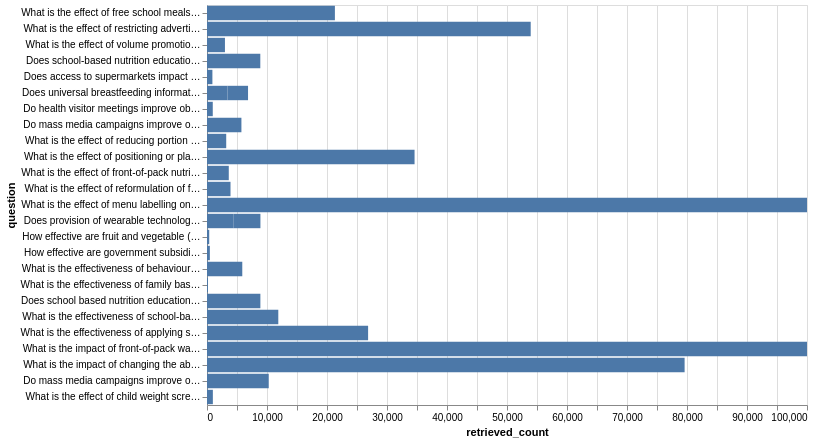

The code cell stored with this chart in its notebook:
### Code cell
fig = (
    alt.Chart(baseline_df)
    .mark_bar()
    .encode(
        x=alt.X("retrieved_count:Q", scale=alt.Scale(domain=[0, 100_000], clamp=True)),
        # sort by id number
        y=alt.Y("question:N", sort=alt.EncodingSortField(
            field="identifier_no",
            order="ascending"
        )),
        tooltip = [
            alt.Tooltip("identifier:N", title="Question ID"),
            alt.Tooltip("question:N", title="Question"),
            alt.Tooltip("retrieved_count:Q", title="Retrieved count"),
            alt.Tooltip("boolean_query:N", title="Boolean query"),
    ])
    .properties(
        width=600,
        height=400,
    )
)
fig

### Figure 1 — Vega-Lite specification as saved in the notebook (floating-point values rounded to 4 significant figures)
{"config": {"view": {"continuousWidth": 300, "continuousHeight": 300}}, "data": {"name": "data-9ced211bd796a7336ee485c253e9b57f"}, "mark": {"type": "bar"}, "encoding": {"tooltip": [{"field": "identifier", "title": "Question ID", "type": "nominal"}, {"field": "question", "title": "Question", "type": "nominal"}, {"field": "retrieved_count", "title": "Retrieved count", "type": "quantitative"}, {"field": "boolean_query", "title": "Boolean query", "type": "nominal"}], "x": {"field": "retrieved_count", "scale": {"clamp": true, "domain": [0, 100000]}, "type": "quantitative"}, "y": {"field": "question", "sort": {"field": "identifier_no", "order": "ascending"}, "type": "nominal"}}, "height": 400, "width": 600, "$schema": "https://vega.github.io/schema/vega-lite/v5.20.1.json", "datasets": {"data-9ced211bd796a7336ee485c253e9b57f": [{"question": "What is the effect of free school meals on obesity and calorie consumption?", "generator": "use_baseline_query", "prompt": "policy_atlas_v2", "model": "baseline", "temperature": 0, "run": 1, "error": null, "error_stage": null, "boolean_query": "(school  AND  (meal OR dinner OR food))  AND  ((\"Energy Intake\" OR \"Calorie consumption\" OR Calori* OR \"Calories consumed\" OR \"Calorie intake\" OR \"Caloric intake\" OR Energy OR \"Food consum*\" OR kcal OR kj) OR (Obesity OR overweight OR \"over-weight\" OR Weight OR BMI OR \"body composition\")) ", "n_tokens": 46, "n_elements": 20, "llm_latency_s": 4.662e-05, "query_latency_s": 0.3685, "retrieved_count": 21317, "retrieved_total": 21317, "identifier": "reference_0", "identifier_no": 0}, {"question": "What is the effect of restricting advertising of unhealthy food and drink on calorie consumption or obesity outcomes in adults or children?", "generator": "use_baseline_query", "prompt": "policy_atlas_v2", "model": "baseline", "temperature": 0, "run": 1, "error": null, "error_stage": null, "boolean_query": "(Advert* OR Marketing OR Commercial* OR Promotion*)  AND  (Food* OR Foodstuff* OR Snack* OR Nutrition* OR Diet OR \"Food and Beverages\" OR \"Food Preferences\" OR \"Diet Food and Nutrition\" OR \"Fast Foods\")  AND  ((\"Calorie consumption\" OR Calori* OR \"Calories consumed\" OR \"Calorie intake\" OR \"Caloric intake\" OR Energy OR \"Energy Intake\" OR \"Food consumption\" OR \"Food consumed\" OR Weight OR BMI OR \"weight loss\" OR kcal OR kj) OR (obesity OR overweight OR \"over-weight\" OR BMI OR \"body weight\" OR bodyweight OR \"Body mass index\")) ", "n_tokens": 85, "n_elements": 34, "llm_latency_s": 1.392e-05, "query_latency_s": 0.4826, "retrieved_count": 53951, "retrieved_total": 53951, "identifier": "reference_1", "identifier_no": 1}, {"question": "What is the effect of volume promotions on purchasing, obesity and calorie consumption ", "generator": "use_baseline_query", "prompt": "policy_atlas_v2", "model": "baseline", "temperature": 0, "run": 1, "error": null, "error_stage": null, "boolean_query": "(multipack* OR \"multi-buy\" OR multibuy OR \"multi-unit\" OR multiunit OR \"multi unit\" OR \"multi buy\" OR \"multi pack\" OR \"buy one get one free\" OR \"buy-one-get-one-free\" OR \"three for two\" OR \"3 for 2\" OR \"combination offer\" OR \"linked offer\" OR \"volume promotion\" OR \"volume discount\")  AND  ((\"Food and Beverages\" OR \"Food Preferences\" OR \"Diet Food and Nutrition\" OR \"Fast Foods\" OR Food* OR Foodstuff* OR Snack* OR Nutrition* OR Diet) OR (purchas* OR buy OR buying OR sale*) OR (\"Energy Intake\" OR \"Calorie consumption\" OR Calori* OR \"Calories consumed\" OR \"Calorie intake\" OR \"Caloric intake\" OR Energy OR \"Food consum*\" OR kcal OR kj))  AND  (Obesity OR overweight OR \"over-weight\" OR Weight OR BMI OR \"body composition\") ", "n_tokens": 118, "n_elements": 45, "llm_latency_s": 6.712e-05, "query_latency_s": 0.6342, "retrieved_count": 2992, "retrieved_total": 2992, "identifier": "reference_2", "identifier_no": 2}, {"question": "Does universal breastfeeding information provision improve health outcomes for mothers and infants?", "generator": "use_baseline_query", "prompt": "policy_atlas_v2", "model": "baseline", "temperature": 0, "run": 1, "error": null, "error_stage": null, "boolean_query": "(Breastfeed* OR \"Breast feed\" OR Breastfeeding* OR Breastfed OR \"infant feed*\" OR \"Formula feed*\" OR \"infant formula\" OR \"infant food\")  AND  (Information* OR Education* OR Guidance* OR Knowledge* OR \"Health Knowledge Attitudes Practice\" OR \"Information Seeking Behavior\")  AND  (obesity OR overweight OR \"over-weight\" OR BMI OR \"body weight\" OR bodyweight OR \"Body mass index\") ", "n_tokens": 54, "n_elements": 21, "llm_latency_s": 1.467e-05, "query_latency_s": 0.3139, "retrieved_count": 3420, "retrieved_total": 3420, "identifier": "reference_3", "identifier_no": 3}, {"question": "Does school-based nutrition education provision improve obesity and weight outcomes in children and adolescents?\n", "generator": "use_baseline_query", "prompt": "policy_atlas_v2", "model": "baseline", "temperature": 0, "run": 1, "error": null, "error_stage": null, "boolean_query": "(School OR \"school based\" OR \"school-based\" OR \"school based intervention*\" OR \"elementary school\" OR \"secondary school\")  AND  (Education OR lesson* OR class* OR tutorial OR session*)  AND  (Nutrition* OR Food* OR Knowledge* OR \"Nutrition education\" OR \"healthy eating\" OR FNLIT OR \"food and nutrition literacy\" OR \"food literacy\" OR \"Diet Food and Nutrition\")  AND  (obesity OR overweight OR \"over-weight\" OR BMI OR \"body weight\" OR bodyweight OR \"Body mass index\") ", "n_tokens": 70, "n_elements": 27, "llm_latency_s": 1.733e-05, "query_latency_s": 0.42, "retrieved_count": 8884, "retrieved_total": 8884, "identifier": "reference_4", "identifier_no": 4}, {"question": "Does access to supermarkets impact obesity and weight outcomes?", "generator": "use_baseline_query", "prompt": "policy_atlas_v2", "model": "baseline", "temperature": 0, "run": 1, "error": null, "error_stage": null, "boolean_query": "(supermarket OR \"food environment\" OR \"grocery store\" OR \"retail food environment\")  AND  (access* OR zoning* OR \"Access to Healthy Foods\")  AND  (obesity OR overweight OR \"over-weight\" OR BMI OR \"body weight\" OR bodyweight OR \"Body mass index\") ", "n_tokens": 37, "n_elements": 14, "llm_latency_s": 1.629e-05, "query_latency_s": 0.3999, "retrieved_count": 900, "retrieved_total": 900, "identifier": "reference_5", "identifier_no": 5}, {"question": "Do health visitor meetings improve obesity and weight outcomes for mothers and infants?", "generator": "use_baseline_query", "prompt": "policy_atlas_v2", "model": "baseline", "temperature": 0, "run": 1, "error": null, "error_stage": null, "boolean_query": "(\"health visitor\" OR \"community nurse*\" OR \"health visit*\" OR \"perinatal visit*\" OR \"prenatal visit*\" OR \"clinic visit*\" OR appointment* OR \"health check\" OR \"Nurses Community Health\" OR \"Community Health Workers\")  AND  (Nutrition* OR Food* OR Knowledge* OR \"Nutrition education\" OR \"healthy eating\" OR FNLIT OR \"food and nutrition literacy\" OR \"food literacy\" OR \"Diet Food and Nutrition\")  AND  (obesity OR overweight OR \"over-weight\") ", "n_tokens": 63, "n_elements": 22, "llm_latency_s": 1.312e-05, "query_latency_s": 0.3145, "retrieved_count": 961, "retrieved_total": 961, "identifier": "reference_6", "identifier_no": 6}, {"question": "Does provision of wearable technology improve obesity outcomes for mothers and children?", "generator": "use_baseline_query", "prompt": "policy_atlas_v2", "model": "baseline", "temperature": 0, "run": 1, "error": null, "error_stage": null, "boolean_query": "(\"wearable technolog*\" OR \"wearable device*\" OR \"wearable electronic device*\" OR wristband OR smartwatch* OR fitbit OR \"sports bracelet\" OR \"activity tracker*\" OR \"physical activity tracker*\" OR \"fitness tracker*\" OR accelerometer OR pedometer OR \"smart wearables\" OR \"wearable gadgets\" OR \"health wearables\" OR \"wearable tech\" OR \"biometric wearables\" OR \"wearable jewelry\" OR \"wearable jewellery\" OR \"smart accessories\" OR \"wearable sensors\" OR \"smart clothing\")  AND  (Obesity OR overweight OR \"over-weight\") ", "n_tokens": 68, "n_elements": 25, "llm_latency_s": 1.283e-05, "query_latency_s": 0.3413, "retrieved_count": 4452, "retrieved_total": 4452, "identifier": "reference_7", "identifier_no": 7}, {"question": "Do mass media campaigns improve obesity outcomes for mothers and children?", "generator": "use_baseline_query", "prompt": "policy_atlas_v2", "model": "baseline", "temperature": 0, "run": 1, "error": null, "error_stage": null, "boolean_query": "(advertising OR campaign OR \"mass media\" OR \"mass-media\" OR \"mass marketing\" OR \"mass advertising\" OR Marketing)  AND  (Nutrition* OR Food* OR Knowledge* OR \"Nutrition education\" OR \"healthy eating\" OR FNLIT OR \"food and nutrition literacy\" OR \"food literacy\" OR \"Diet Food and Nutrition\")  AND  (obesity OR overweight OR \"over-weight\" OR BMI OR \"body weight\" OR bodyweight OR \"Body mass index\") ", "n_tokens": 60, "n_elements": 23, "llm_latency_s": 5.092e-05, "query_latency_s": 0.3326, "retrieved_count": 5736, "retrieved_total": 5736, "identifier": "reference_8", "identifier_no": 8}, {"question": "What is the effect of reducing portion size on eating behaviour or energy intake or weight loss among adults? ", "generator": "use_baseline_query", "prompt": "policy_atlas_v2", "model": "baseline", "temperature": 0, "run": 1, "error": null, "error_stage": null, "boolean_query": "(\"Portion Size\" OR \"Serving Size\" OR \"Portion-size effect\")  AND  (\"Weight Loss\" OR \"Energy Intake\" OR \"Calorie consumption\" OR \"Calories consumed\" OR Calories OR \"Calorie intake\" OR \"Caloric intake\" OR Energy OR Satiation OR \"Food consumed\" OR \"Feeding Behavior\" OR \"Feeding Behavio*\" OR \"Eating rate\" OR \"Dietary intake\" OR \"Satiety response\" OR Obesity OR overweight OR \"over-weight\") ", "n_tokens": 56, "n_elements": 21, "llm_latency_s": 1.192e-05, "query_latency_s": 0.445, "retrieved_count": 3203, "retrieved_total": 3203, "identifier": "reference_9", "identifier_no": 9}, {"question": "What is the effect of positioning or placement interventions (of food products) on ‘purchasing behaviour’ or ‘eating behaviour’ or ‘energy intake’ or ‘weight loss’ among adults and children?", "generator": "use_baseline_query", "prompt": "policy_atlas_v2", "model": "baseline", "temperature": 0, "run": 1, "error": null, "error_stage": null, "boolean_query": "((Positioning OR Placement OR Location OR Marketing OR \"Product placement\")  AND  (Supermarket* OR grocery OR store* OR convenience* OR canteen OR workplace OR school))  AND  (\"Weight Loss\" OR Obesity OR overweight OR \"over-weight\" OR \"Energy Intake\" OR \"Calorie consumption\" OR \"Calories consumed\" OR Calories OR \"Calorie intake\" OR \"Caloric intake\" OR Energy OR \"Food consumed\" OR \"Feeding Behavior\" OR \"Feeding Behavio*\" OR \"Eating rate\" OR \"Dietary intake\" OR Diet OR \"Food preferences\" OR \"Consumer Behavior\" OR Purchas* OR \"Purchasing behavio*\" OR buying OR sale*) ", "n_tokens": 84, "n_elements": 35, "llm_latency_s": 1.467e-05, "query_latency_s": 0.3353, "retrieved_count": 34593, "retrieved_total": 34593, "identifier": "reference_10", "identifier_no": 10}, {"question": "What is the effect of front-of-pack nutrition labels on ‘energy intake’ or ‘weight loss’ or ‘purchasing behaviour’ or ‘eating behaviour’ among adults and children?", "generator": "use_baseline_query", "prompt": "policy_atlas_v2", "model": "baseline", "temperature": 0, "run": 1, "error": null, "error_stage": null, "boolean_query": "(\"Food labelling\" OR \"Food Labeling\" OR \"front of pack labelling\" OR \"front-of-pack labelling\" OR FOP)  AND  (\"Weight Loss\" OR Obesity OR overweight OR \"over-weight\" OR \"Energy Intake\" OR \"Calorie consumption\" OR \"Calories consumed\" OR Calories OR \"Calorie intake\" OR \"Caloric intake\" OR Energy OR \"Food consumed\" OR \"Feeding Behavior\" OR \"Feeding Behavio*\" OR \"Eating rate\" OR \"Dietary intake\" OR Diet OR \"Food preferences\" OR \"Consumer Behavior\" OR \"eating behaviour\" OR consumption OR Purchas* OR \"Purchasing behavio*\" OR buying) ", "n_tokens": 78, "n_elements": 29, "llm_latency_s": 1.446e-05, "query_latency_s": 0.3147, "retrieved_count": 3630, "retrieved_total": 3630, "identifier": "reference_11", "identifier_no": 11}, {"question": "What is the effect of reformulation of foods to lower lower calories on obesity related outcomes among adults and children?", "generator": "use_baseline_query", "prompt": "policy_atlas_v2", "model": "baseline", "temperature": 0, "run": 1, "error": null, "error_stage": null, "boolean_query": "(\"Food reformulation\" OR Reformulation OR \"Food Formulated\")  AND  (\"Weight Loss\" OR Obesity OR overweight OR \"over-weight\" OR \"Energy Intake\" OR \"Calorie consumption\" OR \"Calories consumed\" OR Calories OR \"Calorie intake\" OR \"Caloric intake\" OR Energy OR \"Food consumed\" OR \"Feeding Behavior\" OR \"Feeding Behavio*\" OR \"Eating rate\" OR \"Dietary intake\" OR Diet OR \"Food preferences\" OR \"Consumer Behavior\" OR \"eating behaviour\" OR consumption OR Purchas* OR \"Purchasing behavio*\" OR buying) ", "n_tokens": 70, "n_elements": 27, "llm_latency_s": 1.292e-05, "query_latency_s": 0.3739, "retrieved_count": 3918, "retrieved_total": 3918, "identifier": "reference_12", "identifier_no": 12}, {"question": "What is the effect of menu labelling on ‘energy intake’ or ‘weight loss’ or ‘purchasing behaviour’ or ‘eating behaviour’ among adults and children?", "generator": "use_baseline_query", "prompt": "policy_atlas_v2", "model": "baseline", "temperature": 0, "run": 1, "error": null, "error_stage": null, "boolean_query": "(labelling OR labeling OR \"Menu labelling\" OR Menu)  AND  (\"Weight Loss\" OR Obesity OR overweight OR \"over-weight\" OR \"Energy Intake\" OR \"Calorie consumption\" OR \"Calories consumed\" OR Calories OR \"Calorie intake\" OR \"Caloric intake\" OR Energy OR \"Food consumed\" OR \"Feeding Behavior\" OR \"Feeding Behavio*\" OR \"Eating rate\" OR \"Dietary intake\" OR Diet OR \"Food preferences\" OR \"Consumer Behavior\" OR \"eating behaviour\" OR consumption OR Purchas* OR \"Purchasing behavio*\" OR buying) ", "n_tokens": 71, "n_elements": 28, "llm_latency_s": 2.358e-05, "query_latency_s": 0.4081, "retrieved_count": 118667, "retrieved_total": 118667, "identifier": "reference_13", "identifier_no": 13}, {"question": "How effective are fruit and vegetable (F&V) prescriptions in increasing consumption of F&V, improving calorie intake or outcomes relating to obesity?", "generator": "use_baseline_query", "prompt": "policy_atlas_v2", "model": "baseline", "temperature": 0, "run": 1, "error": null, "error_stage": null, "boolean_query": "(\"food assistance\" OR \"fruit and vegetable prescri*\" OR \"produce prescription\" OR \"healthy food prescription\" OR \"nutrition prescription\" OR \"fresh produce program\" OR \"fruit and vegetable voucher\" OR \"food pharmacy\" OR \"prescription produce program\" OR \"fruit and vegetable prescription intervention\")  AND  (Fruit* OR Vegetables* OR Prescriptions)  AND  (\"fruit consumption\" OR \"fruit intake\" OR \"vegetable consumption\" OR \"vegetable intake\" OR \"fruit and vegetable consumption\" OR \"fruit purchasing\" OR \"vegetable purchasing\" OR \"Diet Surveys\" OR sale* OR \"Calorie consumption\" OR Calori* OR \"Calories consumed\" OR \"Calorie intake\" OR \"Caloric intake\" OR Energy OR \"Energy Intake\" OR \"Food consumption\" OR \"Food consumed\" OR Weight OR BMI OR \"weight loss\") ", "n_tokens": 105, "n_elements": 34, "llm_latency_s": 1.504e-05, "query_latency_s": 0.4112, "retrieved_count": 370, "retrieved_total": 370, "identifier": "reference_14", "identifier_no": 14}, {"question": "How effective are government subsidies in increasing the sales and purchasing of healthy foods or improving calorie intake and outcomes relating to obesity? ", "generator": "use_baseline_query", "prompt": "policy_atlas_v2", "model": "baseline", "temperature": 0, "run": 1, "error": null, "error_stage": null, "boolean_query": "(\"Financing Government\" OR subsid* OR \"government subsid*\" OR \"agricultural subsid*\" OR \"food subsid*\" OR \"food assistance\")  AND  (Fruit* OR Vegetables* OR Food)  AND  (\"fruit consumption\" OR \"fruit intake\" OR \"vegetable consumption\" OR \"vegetable intake\" OR \"fruit and vegetable consumption\" OR \"fruit purchasing\" OR \"vegetable purchasing\" OR \"Diet Surveys\" OR sale* OR \"Calorie consumption\" OR Calori* OR \"Calories consumed\" OR \"Calorie intake\" OR \"Caloric intake\" OR Energy OR \"Energy Intake\" OR \"Food consumption\" OR \"Food consumed\" OR Weight OR BMI OR \"weight loss\") ", "n_tokens": 82, "n_elements": 30, "llm_latency_s": 1.429e-05, "query_latency_s": 0.4132, "retrieved_count": 475, "retrieved_total": 475, "identifier": "reference_15", "identifier_no": 15}, {"question": "What is the effectiveness of behavioural weight management programmes on calorie intake for individuals with obesity?", "generator": "use_baseline_query", "prompt": "policy_atlas_v2", "model": "baseline", "temperature": 0, "run": 1, "error": null, "error_stage": null, "boolean_query": "(\"Diet Reducing\" OR \"Diet Therapy\" OR \"Weight Reduction Programs\" OR \"weight management program*\" OR \"weight management plan\" OR \"weight loss program*\" OR \"weight loss plan\" OR \"behavioural weight loss program*\" OR \"behavioural weight management program*\")  AND  (\"Calorie consumption\" OR Calori* OR \"Calories consumed\" OR \"Calorie intake\" OR \"Caloric intake\" OR Energy OR \"Energy Intake\" OR \"Food consumption\" OR \"Food consumed\" OR Weight OR BMI OR \"weight loss\")  AND  (Obesity OR overweight OR \"over-weight\") ", "n_tokens": 73, "n_elements": 24, "llm_latency_s": 1.471e-05, "query_latency_s": 0.4139, "retrieved_count": 5880, "retrieved_total": 5880, "identifier": "reference_16", "identifier_no": 16}, {"question": "What is the effectiveness of family based behavioural programmes for obesity reduction or prevention on calorie intake and obesity related outcomes?", "generator": "use_baseline_query", "prompt": "policy_atlas_v2", "model": "baseline", "temperature": 0, "run": 1, "error": null, "error_stage": null, "boolean_query": "(\"Diet Reducing\" OR \"Diet Therapy\" OR \"Weight Reduction Programs\")  AND  (Family)  AND  (\"Calorie consumption\" OR Calori* OR \"Calories consumed\" OR \"Calorie intake\" OR \"Caloric intake\" OR Energy OR \"Energy Intake\" OR \"Food consumption\" OR \"Food consumed\" OR Weight OR BMI OR \"weight loss\") ", "n_tokens": 43, "n_elements": 16, "llm_latency_s": 1.158e-05, "query_latency_s": 0.2513, "retrieved_count": 158, "retrieved_total": 158, "identifier": "reference_17", "identifier_no": 17}, {"question": "Does school based nutrition education provision improve obesity and weight outcomes in children and adolescents?", "generator": "use_baseline_query", "prompt": "policy_atlas_v2", "model": "baseline", "temperature": 0, "run": 1, "error": null, "error_stage": null, "boolean_query": "(School OR \"school based\" OR \"school-based\" OR \"school based intervention*\" OR \"elementary school\" OR \"secondary school\")  AND  (Education OR lesson* OR class* OR tutorial OR session*)  AND  (Nutrition* OR Food* OR Nutr* OR Knowledge* OR \"Nutrition education\" OR \"healthy eating\" OR FNLIT OR \"food and nutrition literacy\" OR \"food literacy\" OR \"Diet Food and Nutrition\")  AND  (obesity OR overweight OR \"over-weight\" OR BMI OR \"body weight\" OR bodyweight OR \"Body mass index\" OR Overweight) ", "n_tokens": 74, "n_elements": 29, "llm_latency_s": 1.408e-05, "query_latency_s": 0.3201, "retrieved_count": 8896, "retrieved_total": 8896, "identifier": "reference_18", "identifier_no": 18}, {"question": "What is the effectiveness of school-based physical activity education provision to improve obesity and weight outcomes in children and adolescents?", "generator": "use_baseline_query", "prompt": "policy_atlas_v2", "model": "baseline", "temperature": 0, "run": 1, "error": null, "error_stage": null, "boolean_query": "(School OR \"school based\" OR \"school-based\" OR \"school based intervention*\" OR \"elementary school\" OR \"secondary school\")  AND  (Education OR lesson* OR class* OR program* OR tutorial OR session*)  AND  (\"Physical activity\" OR \"physical activity education\" OR \"physical education\" OR \"physical activity program*\" OR exercise OR activity OR \"PE lesson*\" OR \"physical fitness\" OR \"Motor Activity\" OR \"Physical Education and Training\")  AND  (obesity OR overweight OR \"over-weight\" OR BMI OR \"body weight\" OR bodyweight OR \"Body mass index\") ", "n_tokens": 77, "n_elements": 29, "llm_latency_s": 0.0001045, "query_latency_s": 0.4913, "retrieved_count": 11883, "retrieved_total": 11883, "identifier": "reference_19", "identifier_no": 19}, {"question": "Does provision of wearable technology improve obesity outcomes for mothers and children?", "generator": "use_baseline_query", "prompt": "policy_atlas_v2", "model": "baseline", "temperature": 0, "run": 1, "error": null, "error_stage": null, "boolean_query": "(\"wearable technolog*\" OR \"wearable device*\" OR \"wearable electronic device*\" OR wristband OR smartwatch* OR fitbit OR \"sports bracelet\" OR \"activity tracker*\" OR \"physical activity tracker*\" OR \"fitness tracker*\" OR accelerometer OR pedometer OR \"smart wearables\" OR \"wearable gadgets\" OR \"health wearables\" OR \"wearable tech\" OR \"biometric wearables\" OR \"wearable jewelry\" OR \"wearable jewellery\" OR \"smart accessories\" OR \"wearable sensors\" OR \"smart clothing\")  AND  (Obesity OR overweight OR \"over-weight\") ", "n_tokens": 68, "n_elements": 25, "llm_latency_s": 2.067e-05, "query_latency_s": 0.2789, "retrieved_count": 4452, "retrieved_total": 4452, "identifier": "reference_7", "identifier_no": 7}, {"question": "What is the effectiveness of applying standards to public sector food procurement on physical and/or behavioural outcomes relating to obesity", "generator": "use_baseline_query", "prompt": "policy_atlas_v2", "model": "baseline", "temperature": 0, "run": 1, "error": null, "error_stage": null, "boolean_query": "(\"Public Sector\" OR Government OR Schools OR \"Nurseries Infant\" OR \"Schools Nursery\" OR Hospitals OR Prisons OR \"Social Welfare\" OR \"public sector\" OR government OR school* OR nurser* OR prison* OR hospital* OR \"social care\" OR \"social service*\" OR \"armed force*\")  AND  (\"food procurement\" OR procurement OR meal* OR \"food sourcing\" OR Food OR \"Food and Beverages\" OR \"Diet Food and Nutrition\" OR \"Fast Foods\" OR Snacks OR Food* OR Foodstuff* OR Snack* OR Nutrition* OR Diet OR \"Dietary Intake\")  AND  (\"Health Policy\" OR \"Public Policy\" OR \"nutrition polic*\" OR regulation* OR practice* OR standard* OR polic* OR strateg* OR guideline*)  AND  (\"Calorie consumption\" OR Calori* OR \"Calories consumed\" OR \"Calorie intake\" OR \"Caloric intake\" OR Energy OR \"Energy Intake\" OR \"Food consumption\" OR \"Food consumed\" OR Weight OR BMI OR \"weight loss\" OR obesity OR overweight OR \"over-weight\" OR \"body weight\" OR bodyweight OR \"body mass index\") ", "n_tokens": 148, "n_elements": 59, "llm_latency_s": 3.196e-05, "query_latency_s": 0.5086, "retrieved_count": 26851, "retrieved_total": 26851, "identifier": "reference_21", "identifier_no": 21}, {"question": "What is the impact of front-of-pack warning labels on obesity related outcomes?", "generator": "use_baseline_query", "prompt": "policy_atlas_v2", "model": "baseline", "temperature": 0, "run": 1, "error": null, "error_stage": null, "boolean_query": "(\"Food labelling\" OR \"Food Labeling\" OR \"front of pack labelling\" OR \"front of pack labeling\" OR \"front-of-pack labelling\" OR \"front-of-pack labeling\" OR FOP OR \"Warning label\" OR \"Warning labelling\" OR \"Warning labeling\" OR \"Food warnings\" OR \"Food warning\" OR \"nutritional warning\" OR \"high in\" OR \"excessive in\")  AND  (\"Weight Loss\" OR Obesity OR overweight OR \"over-weight\" OR \"Energy Intake\" OR \"Calorie consumption\" OR \"Calories consumed\" OR Calories OR \"Calorie intake\" OR \"Caloric intake\" OR Energy OR \"Food consumed\" OR \"Feeding Behavior\" OR \"Feeding Behavio*\" OR \"Eating rate\" OR \"Dietary intake\" OR Diet OR \"Food preferences\" OR \"Consumer Behavior\" OR \"eating behaviour\" OR consumption OR Purchas* OR \"Purchasing behavio*\" OR buying) ", "n_tokens": 110, "n_elements": 39, "llm_latency_s": 1.592e-05, "query_latency_s": 0.598, "retrieved_count": 2970940, "retrieved_total": 2970940, "identifier": "reference_22", "identifier_no": 22}, {"question": "What is the impact of changing the absolute or relative availability of healthy vs unhealthy food products on obesity-related outcomes and/or consumption or purchase of food?", "generator": "use_baseline_query", "prompt": "policy_atlas_v2", "model": "baseline", "temperature": 0, "run": 1, "error": null, "error_stage": null, "boolean_query": "(\"food availability\" OR (availability  AND  food) OR \"SSB availability\" OR \"sugar-sweetened beverage availability\")  AND  (\"Energy Intake\" OR \"Calorie consumption\" OR Calori* OR \"Calories consumed\" OR \"Calorie intake\" OR \"Caloric intake\" OR Energy OR \"Food consumption\" OR \"Food consumed\" OR Weight OR BMI OR \"weight loss\" OR \"Feeding Behavior\" OR \"Feeding Behavio*\" OR \"Eating rate\" OR \"Dietary intake\" OR Diet OR \"Food preferences\" OR \"Consumer Behavior\" OR Purchas* OR \"Purchasing behavio*\" OR buying) ", "n_tokens": 72, "n_elements": 27, "llm_latency_s": 1.687e-05, "query_latency_s": 0.4088, "retrieved_count": 79601, "retrieved_total": 79601, "identifier": "reference_23", "identifier_no": 23}, {"question": "Does universal breastfeeding information provision improve health outcomes for mothers and infants?", "generator": "use_baseline_query", "prompt": "policy_atlas_v2", "model": "baseline", "temperature": 0, "run": 1, "error": null, "error_stage": null, "boolean_query": "(Breastfeed* OR \"Breast feed\" OR Breastfeeding* OR Breastfed OR \"infant feed*\" OR \"Formula feed*\" OR \"infant formula\" OR \"infant food\")  AND  (Information* OR Education* OR Guidance* OR Knowledge* OR \"Health Knowledge Attitudes Practice\" OR \"Information Seeking Behavior\")  AND  (obesity OR overweight OR \"over-weight\" OR BMI OR \"body weight\" OR bodyweight OR \"Body mass index\") ", "n_tokens": 54, "n_elements": 21, "llm_latency_s": 1.171e-05, "query_latency_s": 0.2864, "retrieved_count": 3420, "retrieved_total": 3420, "identifier": "reference_3", "identifier_no": 3}, {"question": "Do mass media campaigns improve obesity outcomes?", "generator": "use_baseline_query", "prompt": "policy_atlas_v2", "model": "baseline", "temperature": 0, "run": 1, "error": null, "error_stage": null, "boolean_query": "(advertising OR campaign OR \"mass media\" OR \"mass-media\" OR \"mass marketing\" OR \"mass advertising\" OR Advert OR Marketing OR Media)  AND  (Nutrition* OR Food* OR Nutr* OR Knowledge* OR \"Nutrition education\" OR \"healthy eating\" OR FNLIT OR \"food and nutrition literacy\" OR \"food literacy\" OR \"Diet Food and Nutrition\")  AND  (obesity OR overweight OR \"over-weight\" OR BMI OR \"body weight\" OR bodyweight OR \"Body mass index\" OR Overweight) ", "n_tokens": 68, "n_elements": 27, "llm_latency_s": 1.117e-05, "query_latency_s": 0.3309, "retrieved_count": 10290, "retrieved_total": 10290, "identifier": "reference_25", "identifier_no": 25}, {"question": "What is the effect of child weight screening or measurement programmes on overweight/obesity and other health outcomes?", "generator": "use_baseline_query", "prompt": "policy_atlas_v2", "model": "baseline", "temperature": 0, "run": 1, "error": null, "error_stage": null, "boolean_query": "((\"Mass screening\" OR \"weight screening\" OR \"BMI screening\" OR (\"mass screening\"  AND  (BMI OR obesity OR overweight))) OR (\"child measurement programme\" OR \"measurement programme\" OR \"Measurement program\" OR (\"Weight monitoring\"  AND  (BMI OR obesity OR overweight))))  AND  ((obesity OR overweight OR \"over-weight\" OR BMI OR \"body weight\" OR bodyweight OR \"Body mass index\") OR (\"Food consumed\" OR \"Feeding Behavior\" OR \"Feeding Behavio*\" OR \"Eating rate\" OR \"Dietary intake\" OR Diet OR \"Food preferences\" OR \"Consumer Behavior\")) ", "n_tokens": 76, "n_elements": 29, "llm_latency_s": 1.329e-05, "query_latency_s": 0.4394, "retrieved_count": 977, "retrieved_total": 977, "identifier": "reference_26", "identifier_no": 26}]}}
